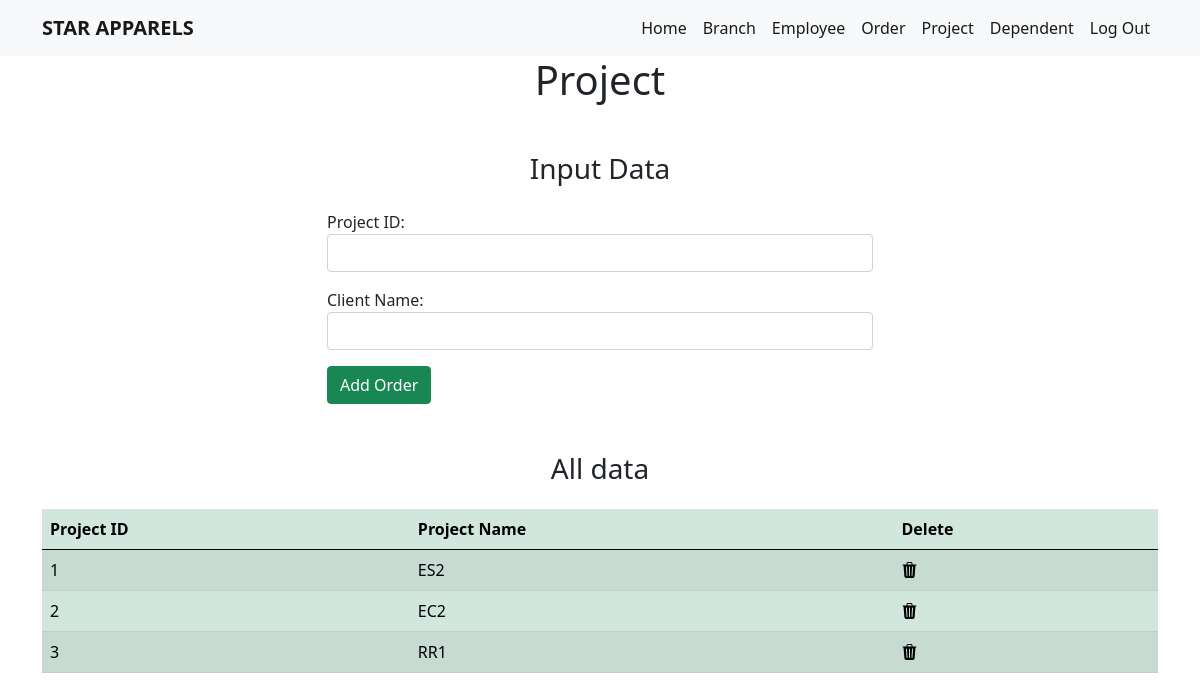
Screenshot of /project.php (signed in) with the database file from the repository.
### tables this page shows
CREATE TABLE `project` (
  `ProjectID` int(11) NOT NULL,
  `ProjectName` varchar(255) DEFAULT NULL
);

### project.php (the view, shortened to what this page needs)
<?php
include 'header.php';
?>
<!DOCTYPE html>
<html lang="en">
<head>
</head>
<body>
  <?php
  include 'nav.php';
  ?>
  <h1 class="text-center text-capitalize mb-5">Project</h1>
  <div class="container">
    <h3 class="text-center mb-4">Input Data</h3>
    <div class="row">
      <div class="col col-12 col-md-6 m-auto">
        <form action="project-submit.php" method="post">
          <div class="form-group mb-3">
            <label for="id">Project ID:</label>
            <input type="text" class="form-control" id="id" name="id" required>
          </div>
          <div class="form-group mb-3">
            <label for="ProjectName">Client Name:</label>
            <input type="text" class="form-control" id="ProjectName" name="ProjectName" required>
          </div>
          <button type="submit" class="btn btn-success">Add Order</button>
        </form>
      </div>
    </div>
  </div>
  <div class="container mt-5">
    <h3 class="text-center mb-4">All data</h3>
    <table class="table table-success table-striped table-hover">
      <thead>
        <tr>
          <th>Project ID</th>
          <th>Project Name</th>
          <th>Delete</th>
        </tr>
      </thead>
      <tbody>
        <?php
        include 'db.php';
        $sql = "SELECT ProjectID, ProjectName FROM Project";
        $result = $conn->query($sql);
        if ($result->num_rows > 0) {
          while ($row = $result->fetch_assoc()) {
            echo "<tr>";
            echo "<td>" . $row["ProjectID"] . "</td>";
            echo "<td>" . $row["ProjectName"] . "</td>";
            echo '<td><a href="project-delete.php?projectID='.$row["ProjectID"] .'"><i class="bi bi-trash3-fill"></i></a></td>';
            echo "</tr>";
          }
        } else {
          echo "<tr><td colspan='3'>No projects found.</td></tr>";
        }
        ?>
      </tbody>
    </table>
  </div>
</body>
</html>

### nav.php (style rules this page uses)
a { color: unset; }

### rows the page displays
project: ProjectID "1", ProjectName "ES2"
project: ProjectID "2", ProjectName "EC2"
project: ProjectID "3", ProjectName "RR1"
